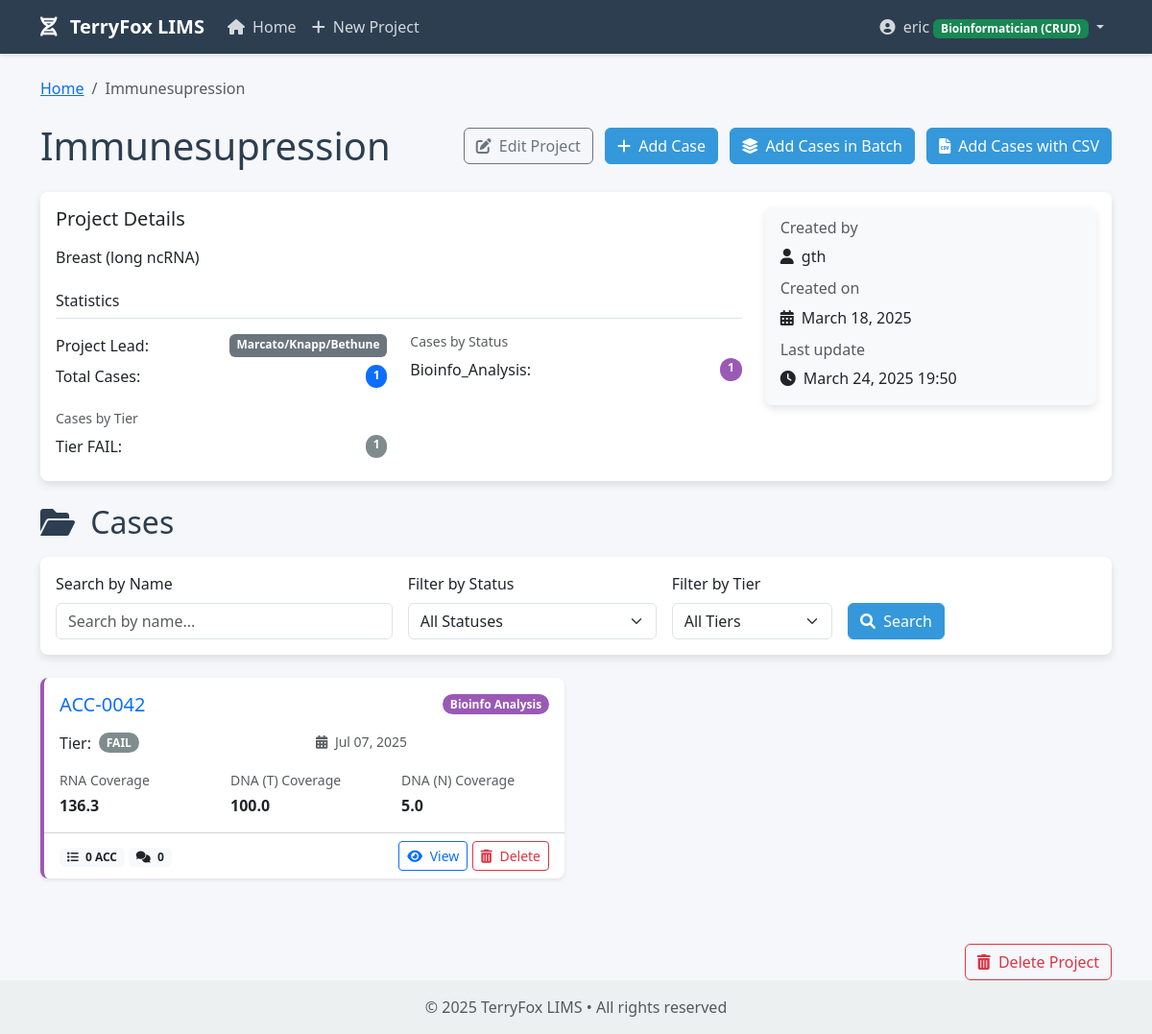
Screenshot of /projects/10/ (signed in) with the database file from the repository.
### core/models.py (models this page shows, shortened)
class Project(models.Model):
    name = models.CharField(max_length=255)
    description = models.TextField(blank=True)
    project_lead = models.ForeignKey(
        ProjectLead,
        on_delete=models.SET_NULL,
        null=True,
        blank=True,
        related_name='projects',
        verbose_name=_('Project Lead')
    )
    created_at = models.DateTimeField(auto_now_add=True)
    updated_at = models.DateTimeField(auto_now=True)
    created_by = models.ForeignKey(User, on_delete=models.CASCADE, related_name='created_projects')

class ProjectLead(models.Model):
    name = models.CharField(max_length=255, unique=True)
    def __str__(self):
        return self.name
    class Meta:
        ordering = ['name']
        verbose_name = _('Project Lead')
        verbose_name_plural = _('Project Leads')

class Case(models.Model):
    STATUS_RECEIVED = 'received'
    STATUS_LIBRARY_PREPPED = 'library_prepped'
    STATUS_TRANSFERRED = 'transferred_to_nfl'
    STATUS_BIOINFO = 'bioinfo_analysis'
    STATUS_COMPLETED = 'completed'
    STATUS_CHOICES = [
        (STATUS_RECEIVED, _('Received')),
        (STATUS_LIBRARY_PREPPED, _('Library Prepped')),
        (STATUS_TRANSFERRED, _('Transferred to NFL')),
        (STATUS_BIOINFO, _('Bioinfo Analysis')),
        (STATUS_COMPLETED, _('Completed')),
    ]
    TIER_A = 'A'
    TIER_B = 'B'
    TIER_FA = 'FAIL'
    TIER_CHOICES = [
        (TIER_A, _('A')),
        (TIER_B, _('B')),
        (TIER_FA, _('FAIL')),
    ]
    project = models.ForeignKey(Project, on_delete=models.CASCADE, related_name='cases')
    name = models.CharField(max_length=255)
    status = models.CharField(max_length=50, choices=STATUS_CHOICES, default=STATUS_RECEIVED)
    rna_coverage = models.FloatField(null=True, blank=True, verbose_name=_('RNA Coverage (M)'))
    dna_t_coverage = models.FloatField(null=True, blank=True, verbose_name=_('DNA (T) Coverage (X)'))
    dna_n_coverage = models.FloatField(null=True, blank=True, verbose_name=_('DNA (N) Coverage (X)'))
    tier = models.CharField(max_length=4, choices=TIER_CHOICES, default=TIER_A)
    created_at = models.DateTimeField(auto_now_add=True)
    updated_at = models.DateTimeField(auto_now=True)

### core/views.py (the view)
# urls.py: path('projects/<int:project_id>/', views.project_detail, name='project_detail'),
@login_required
def project_detail(request, project_id):
    project = get_object_or_404(Project, id=project_id)
    filter_form = CaseFilterForm(request.GET)
    cases = project.cases.all()
    if filter_form.is_valid():
        case_name = filter_form.cleaned_data.get('name')
        case_status = filter_form.cleaned_data.get('status')
        case_tier = filter_form.cleaned_data.get('tier')
        if case_name:
            cases = cases.filter(name__icontains=case_name)
        if case_status:
            cases = cases.filter(status=case_status)
        if case_tier:
            cases = cases.filter(tier=case_tier)
    all_cases = project.cases.all()
    total_cases = all_cases.count()
    cases_by_status = all_cases.values('status').annotate(count=Count('id'))
    cases_by_tier = all_cases.values('tier').annotate(count=Count('id'))
    can_edit = request.user.groups.filter(name='Bioinformatician').exists() or request.user.is_superuser
    return render(request, 'core/project_detail.html', {
        'project': project,
        'cases': cases,
        'total_cases': total_cases,
        'cases_by_status': cases_by_status,
        'cases_by_tier': cases_by_tier,
        'can_edit': can_edit,
        'filter_form': filter_form,
    })

### templates/core/project_detail.html (shortened to what this page needs)
{% extends 'base.html' %}
{% block content %}
<nav aria-label="breadcrumb" class="mb-4">
    <ol class="breadcrumb">
        <li class="breadcrumb-item"><a href="{% url 'home' %}">Home</a></li>
        <li class="breadcrumb-item active">{{ project.name }}</li>
    </ol>
</nav>
<div class="d-flex justify-content-between align-items-center mb-4">
    <h1 class="mb-0">{{ project.name }}</h1>
    <div>
        {% if can_edit %}
        <a href="{% url 'project_update' project_id=project.id %}" class="btn btn-outline-secondary me-2">
            <i class="fas fa-edit me-1"></i> Edit Project
        </a>
        <a href="{% url 'case_create' project_id=project.id %}" class="btn btn-primary me-2">
            <i class="fas fa-plus me-1"></i> Add Case
        </a>
        <a href="{% url 'batch_case_create' project_id=project.id %}" class="btn btn-primary me-2">
            <i class="fas fa-layer-group me-1"></i> Add Cases in Batch
        </a>
        <a href="{% url 'csv_case_import' project_id=project.id %}" class="btn btn-primary">
            <i class="fas fa-file-csv me-1"></i> Add Cases with CSV
        </a>
        {% endif %}
    </div>
</div>
<div class="card mb-4">
    <div class="card-body">
        <div class="row">
            <div class="col-md-8">
                <h5 class="card-title mb-3">Project Details</h5>
                <p>
                    {% if project.description %}
                        {{ project.description }}
                    {% else %}
                        <em>No description provided</em>
                    {% endif %}
                </p>
                <div class="mt-4">
                    <h6 class="border-bottom pb-2">Statistics</h6>
                    <div class="row mt-3">
                        <div class="col-md-6">
                            <div class="d-flex justify-content-between mb-2">
                                <span>Project Lead:</span>
                                <span class="badge bg-secondary">{{ project.project_lead|default:"Not specified" }}</span>
                            </div>
                            <div class="d-flex justify-content-between mb-2">
                                <span>Total Cases:</span>
                                <span class="badge bg-primary rounded-pill">{{ total_cases }}</span>
                            </div>
                            <h6 class="small text-muted mb-2 mt-4">Cases by Tier</h6>
                            {% for tier_stat in cases_by_tier %}
                                <div class="d-flex justify-content-between mb-2">
                                    <span>Tier {{ tier_stat.tier }}:</span>
                                    <span class="badge badge-{{ tier_stat.tier }} rounded-pill">{{ tier_stat.count }}</span>
                                </div>
                            {% empty %}
                                <div class="small text-muted">No cases available</div>
                            {% endfor %}
                        </div>
                        <div class="col-md-6">
                            <h6 class="small text-muted mb-2">Cases by Status</h6>
                            {% for status_stat in cases_by_status %}
                                <div class="d-flex justify-content-between mb-2">
                                    <span>{{ status_stat.status|title }}:</span>
                                    <span class="badge badge-{{ status_stat.status }} rounded-pill">{{ status_stat.count }}</span>
                                </div>
                            {% empty %}
                                <div class="small text-muted">No cases available</div>
                            {% endfor %}
                        </div>
                    </div>
                </div>
            </div>
            <div class="col-md-4">
                <div class="card bg-light">
                    <div class="card-body">
                        <h6 class="card-subtitle mb-2 text-muted">Created by</h6>
                        <p class="card-text">
                            <i class="fas fa-user me-1"></i> {{ project.created_by.get_full_name|default:project.created_by.username }}
                        </p>
                        <h6 class="card-subtitle mb-2 text-muted">Created on</h6>
                        <p class="card-text">
                            <i class="fas fa-calendar-alt me-1"></i> {{ project.created_at|date:"F d, Y" }}
                        </p>
                        <h6 class="card-subtitle mb-2 text-muted">Last update</h6>
                        <p class="card-text mb-0">
                            <i class="fas fa-clock me-1"></i> {{ project.updated_at|date:"F d, Y H:i" }}
                        </p>
                    </div>
                </div>
            </div>
        </div>
    </div>
</div>
<h2 class="mb-3"><i class="fas fa-folder-open me-2"></i> Cases
</h2>
<div class="card mb-4">
    <div class="card-body">
        <form method="get" class="row g-3 align-items-end">
            <div class="col-md-4">
                <label for="{{ filter_form.name.id_for_label }}" class="form-label">Search by Name</label>
                {{ filter_form.name }}
            </div>
            <div class="col-md-3">
                <label for="{{ filter_form.status.id_for_label }}" class="form-label">Filter by Status</label>
                {{ filter_form.status }}
            </div>
            <div class="col-md-2">
                <label for="{{ filter_form.tier.id_for_label }}" class="form-label">Filter by Tier</label>
                {{ filter_form.tier }}
            </div>
            <div class="col-md-auto">
                <div>
                    <button type="submit" class="btn btn-primary">
                        <i class="fas fa-search me-1"></i> Search
                    </button>
                </div>
            </div>
        </form>
    </div>
</div>
{% if cases %}
    <div class="row">
        {% for case in cases %}
            <div class="col-md-6 mb-4">
                <div class="card case-card case-{{ case.status }} shadow-sm">
                    <div class="card-body">
                        <div class="d-flex justify-content-between align-items-center mb-3">
                            <h5 class="card-title mb-0">
                                <a href="{% url 'case_detail' case_id=case.id %}" class="text-decoration-none">
                                    {{ case.name }}
                                </a>
                            </h5>
                            <span class="badge badge-{{ case.status }} rounded-pill">
                                {{ case.get_status_display }}
                            </span>
                        </div>
                        <div class="row mb-3">
                            <div class="col-6">
                                <div class="d-flex align-items-center">
                                    <span class="me-2">Tier:</span>
                                    <span class="badge badge-{{ case.tier }} rounded-pill">{{ case.tier }}</span>
                                </div>
                            </div>
                            <div class="col-6">
                                <div class="small text-muted">
                                    <i class="fas fa-calendar-alt me-1"></i> {{ case.updated_at|date:"M d, Y" }}
                                </div>
                            </div>
                        </div>
                        <div class="row">
                            <div class="col-md-4">
                                <small class="d-block text-muted mb-1">RNA Coverage</small>
                                <span class="fw-bold">{{ case.rna_coverage|default:"--" }}</span>
                            </div>
                            <div class="col-md-4">
                                <small class="d-block text-muted mb-1">DNA (T) Coverage</small>
                                <span class="fw-bold">{{ case.dna_t_coverage|default:"--" }}</span>
                            </div>
                            <div class="col-md-4">
                                <small class="d-block text-muted mb-1">DNA (N) Coverage</small>
                                <span class="fw-bold">{{ case.dna_n_coverage|default:"--" }}</span>
                            </div>
                        </div>
                    </div>
                    <div class="card-footer bg-transparent d-flex justify-content-between align-items-center">
                        <div>
                            <span class="badge bg-light text-dark">
                                <i class="fas fa-list me-1"></i> {{ case.accessions.count }} ACC
                            </span>
                            <span class="badge bg-light text-dark">
                                <i class="fas fa-comments me-1"></i> {{ case.comments.count }}
                            </span>
                        </div>
                        <div>
                            <a href="{% url 'case_detail' case_id=case.id %}" class="btn btn-sm btn-outline-primary">
                                <i class="fas fa-eye me-1"></i> View
                            </a>
                            {% if can_edit %}
                            <a href="{% url 'case_delete' case_id=case.id %}" class="btn btn-sm btn-outline-danger">
                                <i class="fas fa-trash-alt me-1"></i> Delete
                            </a>
                            {% endif %}
                        </div>
                    </div>
                </div>
            </div>
        {% endfor %}
    </div>
{% endif %}
{% if can_edit %}
<div class="text-end mt-4">
    <a href="{% url 'project_delete' project_id=project.id %}" class="btn btn-outline-danger">
        <i class="fas fa-trash-alt me-1"></i> Delete Project
    </a>
</div>
{% endif %}
{% endblock %}

### templates/base.html (shortened to what this page needs)
<!DOCTYPE html>
<html lang="en">
<head>
    <link href="https://cdn.jsdelivr.net/npm/bootstrap@5.3.0/dist/css/bootstrap.min.css" rel="stylesheet">
    <link rel="stylesheet" href="https://cdnjs.cloudflare.com/ajax/libs/font-awesome/6.0.0/css/all.min.css">
</head>
<body>
    <nav class="navbar navbar-expand-lg navbar-dark bg-dark mb-4">
        <div class="container">
            <a class="navbar-brand" href="{% url 'home' %}">
                <i class="fas fa-dna me-2"></i> TerryFox LIMS
            </a>
            <div class="collapse navbar-collapse" id="navbarNav">
                <ul class="navbar-nav me-auto">
                    <li class="nav-item">
                        <a class="nav-link" href="{% url 'home' %}">
                            <i class="fas fa-home me-1"></i> Home
                        </a>
                    </li>
                    {% if user.is_superuser or user.groups.all.0.name == 'Bioinformatician' %}
                    <li class="nav-item">
                        <a class="nav-link" href="{% url 'project_create' %}">
                            <i class="fas fa-plus me-1"></i> New Project
                        </a>
                    </li>
                    {% endif %}
                </ul>
                <ul class="navbar-nav">
                    {% if user.is_authenticated %}
                    <li class="nav-item dropdown">
                        <a class="nav-link dropdown-toggle" href="#" id="userDropdown" role="button" data-bs-toggle="dropdown">
                            <i class="fas fa-user-circle me-1"></i> {{ user.username }}
                            {% if user.is_superuser %}
                                <span class="badge bg-danger">Admin</span>
                            {% elif user.groups.all.0.name == 'PI' %}
                                <span class="badge bg-primary">PI (View Only)</span>
                            {% elif user.groups.all.0.name == 'Bioinformatician' %}
                                <span class="badge bg-success">Bioinformatician (CRUD)</span>
                            {% endif %}
                        </a>
                    </li>
                    {% else %}
                    <li class="nav-item">
                        <a class="nav-link" href="{% url 'login' %}">
                            <i class="fas fa-sign-in-alt me-1"></i> Login
                        </a>
                    </li>
                    {% endif %}
                </ul>
            </div>
        </div>
    </nav>
    <div class="container">
        {% block content %}{% endblock %}
    </div>
    <footer class="footer mt-auto py-3">
        <div class="container text-center">
            <span class="text-muted">© {% now "Y" %} TerryFox LIMS • All rights reserved</span>
        </div>
    </footer>
</body>
</html>

### rows the page displays
Project: name "Immunesupression", description "Breast (long ncRNA)", project_lead "Marcato/Knapp/Bethune", created_by.get_full_name "gth", created_at "March 18, 2025", updated_at "March 24, 2025 19:50"
Case: name "ACC-0042", status "Bioinfo Analysis", tier "FAIL", updated_at "Jul 07, 2025", rna_coverage "136.3", dna_t_coverage "100.0", dna_n_coverage "5.0", accessions.count "0", comments.count "0"

### other values shown
{{ user.username }} "eric"
{{ total_cases }} "1"
{{ tier_stat.tier }} "FAIL"
{{ tier_stat.count }} "1"
{{ status_stat.status|title }} "Bioinfo_Analysis"
{{ status_stat.count }} "1"
